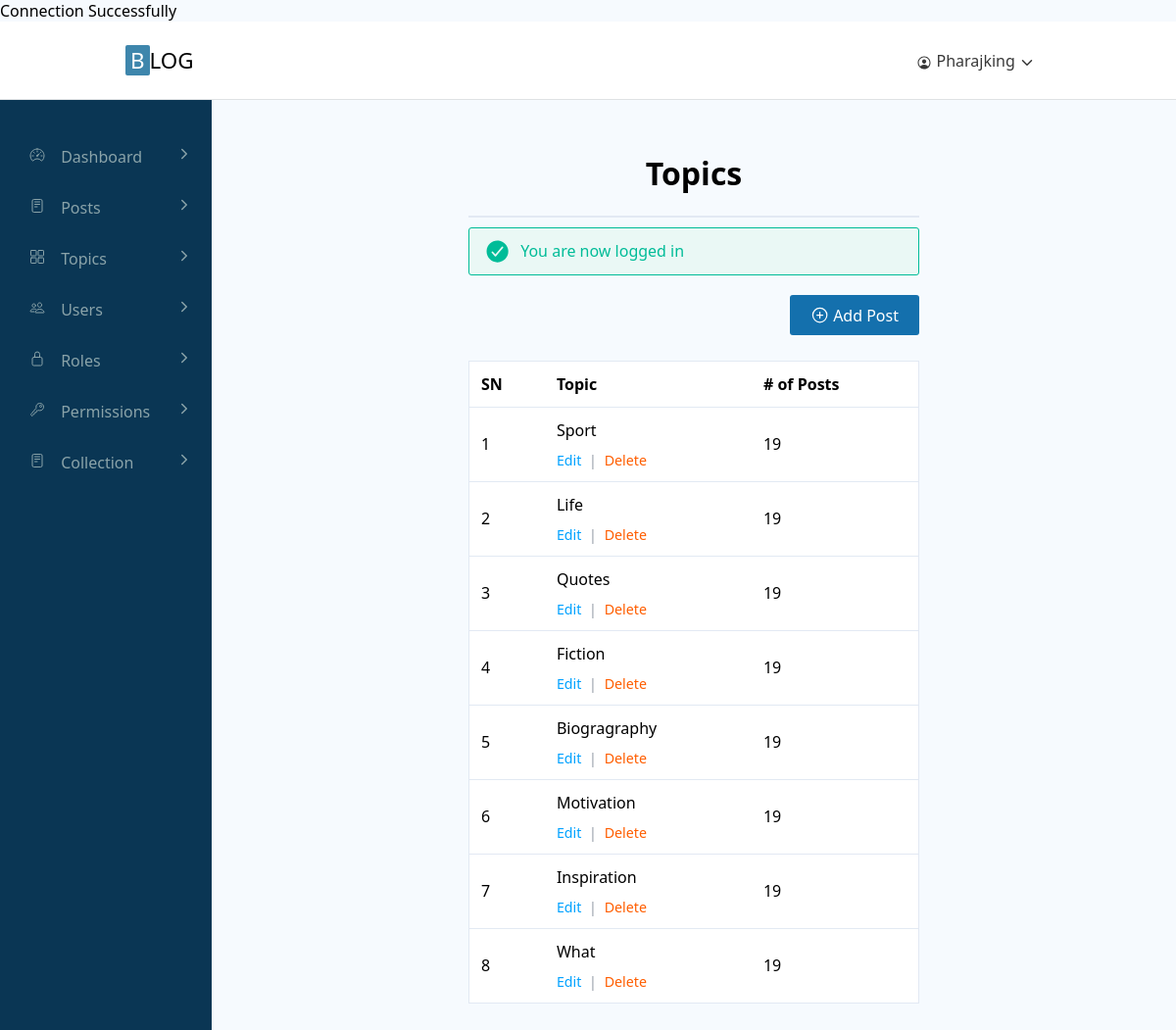
Page /admin/topics/index.php (signed in) on the committed database.
### tables this page shows
CREATE TABLE `topics` (
  `id` int(11) NOT NULL,
  `name` varchar(100) NOT NULL,
  `description` text NOT NULL
);

### app/controllers/topics.php (called while the page is built, shortened)
<?php
include(ROOT_PATH . "/app/database/db.php");
$table = 'topics';
$topics = selectAll($table);

### app/database/db.php (called while the page is built, shortened)
<?php
require("connect.php");
function selectAll($table, $conditions = []){
    global $conn;
    $sql ="SELECT * FROM $table";
    if(empty($conditions))
    {
        $stmt = $conn->prepare($sql);
        $stmt->execute();
        $records = $stmt->get_result()->fetch_all(MYSQLI_ASSOC);
        return $records;
    }
}

### admin/topics/index.php (the view, shortened to what this page needs)
<?php include(ROOT_PATH . "/app/controllers/topics.php");
?>
<!DOCTYPE html>
<html lang="en">
<head>
   <link rel="stylesheet" href="../../assets/css/admin_style.css">
</head>
<body>
<?php include(ROOT_PATH . "/app/includes/adminHeader.php") ?>
    <div class="page-wrapper">
    <?php include(ROOT_PATH . "/app/includes/adminSidebar.php") ?>
        <div class="page-content">
            <div class="admin-container">
                <div class="admin-table sm-box">
                <h1 class="center">Topics</h1>
                <hr>
                <?php include(ROOT_PATH . "/app/includes/messages.php"); ?>
                <div class="table-actions">
                        <a href="create.php" class="btn primary-btn small-btn ">
                            <ion-icon name="add-circle-outline" class="icon"></ion-icon>
                            Add Post
                        </a>
                </div>
                <div class="responsive-table">
                    <table>
                        <thead>
                            <th>SN</th>
                            <th>Topic</th>
                            <th># of Posts</th>
                        </thead>
                        <tbody>
                            <?php foreach ($topics as $key => $topic): ?>
                                 <tr>
                                 <td><?php echo $key + 1; ?></td>
                                 <td><?php echo $topic['name']; ?>
                                     <div class="td-action-links">
                                         <a href="edit.php?id=<?php echo $topic['id']; ?>" class="edit">Edit</a>
                                         <span class="inline-divider">|</span>
                                         <a href="index.php?del_id=<?php echo $topic['id']; ?>" class="trash">Delete</a>
                                     </div>
                                 </td>
                                 <td>19</td>
                             </tr>
                            <?php endforeach; ?>
                        </tbody>
                    </table>
                </div>
            </div>
        </div>
        </div>
    </div>
</body>
</html>

### assets/css/admin_style.css (style rules this page uses)
* { box-sizing: border-box; }
html, body { padding: 0; margin: 0; width: 100%; height: 100%; background-color: #f6fafe; font-family: system-ui, -apple-system, BlinkMacSystemFont, 'Segoe UI', Roboto, Oxygen, Ubuntu, Cantarell, 'Open Sans', 'Helvetica Neue', sans-serif; --webkit--font-smoothing: antialiased; }
.center { text-align: center; }
hr { border: 1px solid #e2e9f3; }
.inline-divider { color: #929aa5; margin: 0 4px; }
.responsive-table { overflow: auto; }
.btn { background-color: #b1b1b1; border: 1px solid transparent; padding: 0.65rem 1.5rem; text-align: center; text-decoration: none !important; display: inline-block; font-size: 1rem; border-radius: 3px; white-space: nowrap; color: white; }
.small-btn { padding: 0.45rem 1.25rem; }
.primary-btn { background-color: #1470ad; color: white; }
.btn .icon { font-size: 1.2rem; transform: translateY(3px); }
.admin-table .table-actions { display: flex; justify-content: space-between; align-items: center; padding: 10px 0; }
.admin-table { margin: 0px auto; }
.admin-table table { width: 100%; background-color: #fff; border-collapse: collapse; border-spacing: 0; border: 1px solid #e2e9f3; margin-top: 16px; }
.admin-table table tr { border-top: 1px solid #e2e9f3; }
.admin-table table th, .admin-table table td { padding: 12px; text-align: left; }
.admin-table table td a { text-decoration: none; color: #0a3654; }
.admin-table .td-action-links { margin-top: 10px; }
.admin-table .td-action-links { font-size: 0.89rem; }
.admin-table .td-action-links a.trash { color: #ff5e00; }
.admin-table .td-action-links a.edit { color: #00a2ff; }
.page-wrapper { display: flex; min-height: calc(100% - 80px); }
.page-wrapper .page-content { flex-basis: 82%; overflow-x: hidden; }
.admin-container { max-width: 1000px; margin: 0 auto; }
.sm-box { padding: 32px 20px; max-width: 500px; width: 100%; }

### rows in the picture
topics: name "Sport"
topics: name "Life"
topics: name "Quotes"
topics: name "Fiction"
topics: name "Biogragraphy"
topics: name "Motivation"
topics: name "Inspiration"
topics: name "What"

### other values in the picture
$_SESSION['username'] "Pharajking"
$_SESSION['message'] "You are now logged in"
